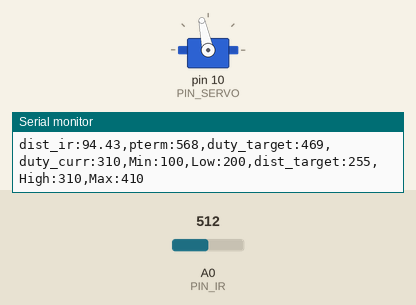
This sketch was run on a simulated Arduino Uno, built with avr-gcc and run on an emulated ATmega328P. Shown: servo, the last lines printed to the serial monitor. The inputs (shaded band) are chosen by the test bench; at power-on: A0 (PIN_IR) = 512.

Above: at 2.2 s.
2.3 s: A0 (PIN_IR) set to 122
At 3.5 s:
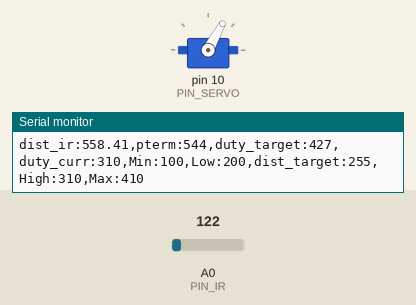
4.0 s: A0 (PIN_IR) set to 90
At 4.7 s:
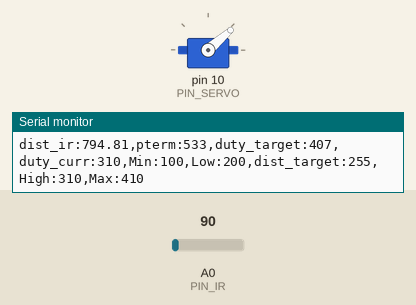
Timing chart, 0 to 7.0 s (numbered marks = the images above; inputs shaded):
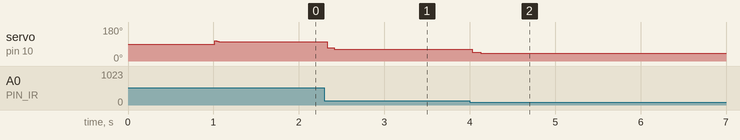

The sketch:

22_Pcontrol2.ino
```cpp
#include <Servo.h>
Servo myservo;
// Arduino pin assignment
#define PIN_IR A0
#define PIN_LED 9
#define PIN_SERVO 10

#define _DIST_TARGET 255
#define _DIST_MIN 100
#define _DIST_MAX 410

#define _DUTY_NEU 1450 // neutral position
#define _DUTY_MIN 1000
#define _DUTY_MAX 2000

#define _SERVO_ANGLE 30
#define _SERVO_SPEED 30

#define _INTERVAL_DIST 20   // USS interval (unit: ms)
#define _INTERVAL_SERVO 20  // servo interval (unit: ms)
#define _INTERVAL_SERIAL 100 // serial interval (unit: ms)

#define _KP 0.9


#define DELAY_MICROS  1500
#define EMA_ALPHA 0.5

unsigned long last_sampling_time_dist, last_sampling_time_serial; // unit: ms
bool event_dist, event_serial, event_servo;
float dist_raw, dist_target;
float error_curr, control, pterm;

int duty_chg_per_interval;
int duty_target, duty_curr;

float dist_ema;
float ema_dist = 0;
float samples_num = 3;

float ir_distance(void){ // return value unit: mm
  float val;
  float volt = float(analogRead(PIN_IR));
  val = ((6762.0/(volt-9.0))-4.0) * 10.0;
  return val;
}

int a, b;

// ================
float under_noise_filter(void){
  int currReading;
  int largestReading = 0;
  for (int i = 0; i < samples_num; i++) {
    currReading = ir_distance();
    if (currReading > largestReading) { largestReading = currReading; }
    // Delay a short time before taking another reading
    delayMicroseconds(DELAY_MICROS);
  }
  return largestReading;
}
float filtered_ir_distance(void){
  int currReading;
  int lowestReading = 1024;
  for (int i = 0; i < samples_num; i++) {
    currReading = under_noise_filter();
    if (currReading < lowestReading) { lowestReading = currReading; }
  }
  // eam 필터 추가
  ema_dist = EMA_ALPHA*lowestReading + (1-EMA_ALPHA)*ema_dist;
  return ema_dist;
}
//===================================================

void setup() {
  Serial.begin(57600);
  myservo.attach(PIN_SERVO);
  myservo.writeMicroseconds(_DUTY_NEU);
  delay(1000);
  // initialize last sampling time
  last_sampling_time_dist = last_sampling_time_serial = 0;
  event_dist = event_serial = false;
  dist_target = _DIST_TARGET;


  duty_chg_per_interval = (float)(_DUTY_MAX - _DUTY_MIN)*(_SERVO_SPEED/_SERVO_ANGLE)*
  (_INTERVAL_SERVO/1000.0);
}

void loop() {
  unsigned long time_curr = millis();
  if(time_curr >= last_sampling_time_dist + _INTERVAL_DIST) {
        last_sampling_time_dist += _INTERVAL_DIST;
        event_dist = true;
  }
  if(time_curr >= last_sampling_time_serial + _INTERVAL_SERIAL) {
        last_sampling_time_serial += _INTERVAL_SERIAL;
        event_serial = true;
  }
  if(event_dist) {
    event_dist = false;
    dist_raw = ir_distance();
    dist_ema = filtered_ir_distance();

    error_curr = dist_target-dist_ema;
    pterm = error_curr;
    control = _KP* pterm;

    duty_target = _DUTY_NEU + control;
  }
  if(event_servo){
    event_servo = false;
    if(duty_target > duty_curr) {
        duty_curr += duty_chg_per_interval;
        if(duty_curr > duty_target) duty_curr = duty_target;
      }
    else {
        duty_curr -= duty_chg_per_interval;
        if(duty_curr < duty_target) duty_curr = duty_target;
      }
   }
  if(event_serial) {
    event_serial = false;
    if(dist_ema < 255){
      myservo.writeMicroseconds(1450 + control);
    }
    else{
      myservo.writeMicroseconds(1450 + control);
    }
    // output the read value to the serial port
    Serial.print("dist_ir:");
    Serial.print(dist_raw);
    Serial.print(",pterm:");
    Serial.print(map(pterm,-1000,1000,510,610));
    Serial.print(",duty_target:");
    Serial.print(map(duty_target,1000,2000,410,510));
    Serial.print(",duty_curr:");
    Serial.print(map(duty_curr,1000,2000,410,510));
    Serial.println(",Min:100,Low:200,dist_target:255,High:310,Max:410");
  }
 }
```

Measured:
- after the input at 2.3 s, servo on pin 10 (PIN_SERVO): 102° → 71° at once, → 62° 0.08 s later, → 61° 0.12 s later
- after the input at 4.0 s, servo on pin 10 (PIN_SERVO): 61° → 46° at once, → 41° 0.10 s later
